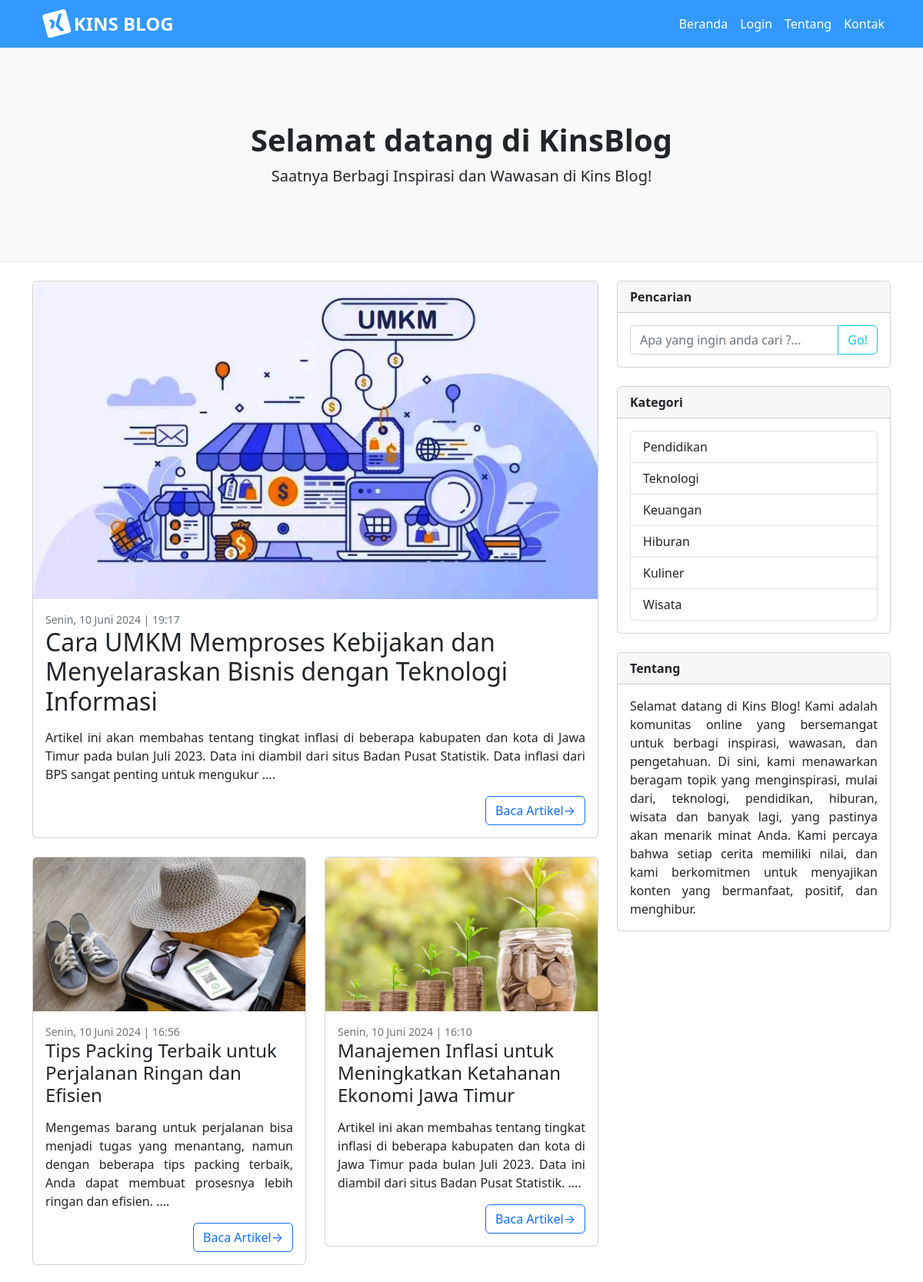
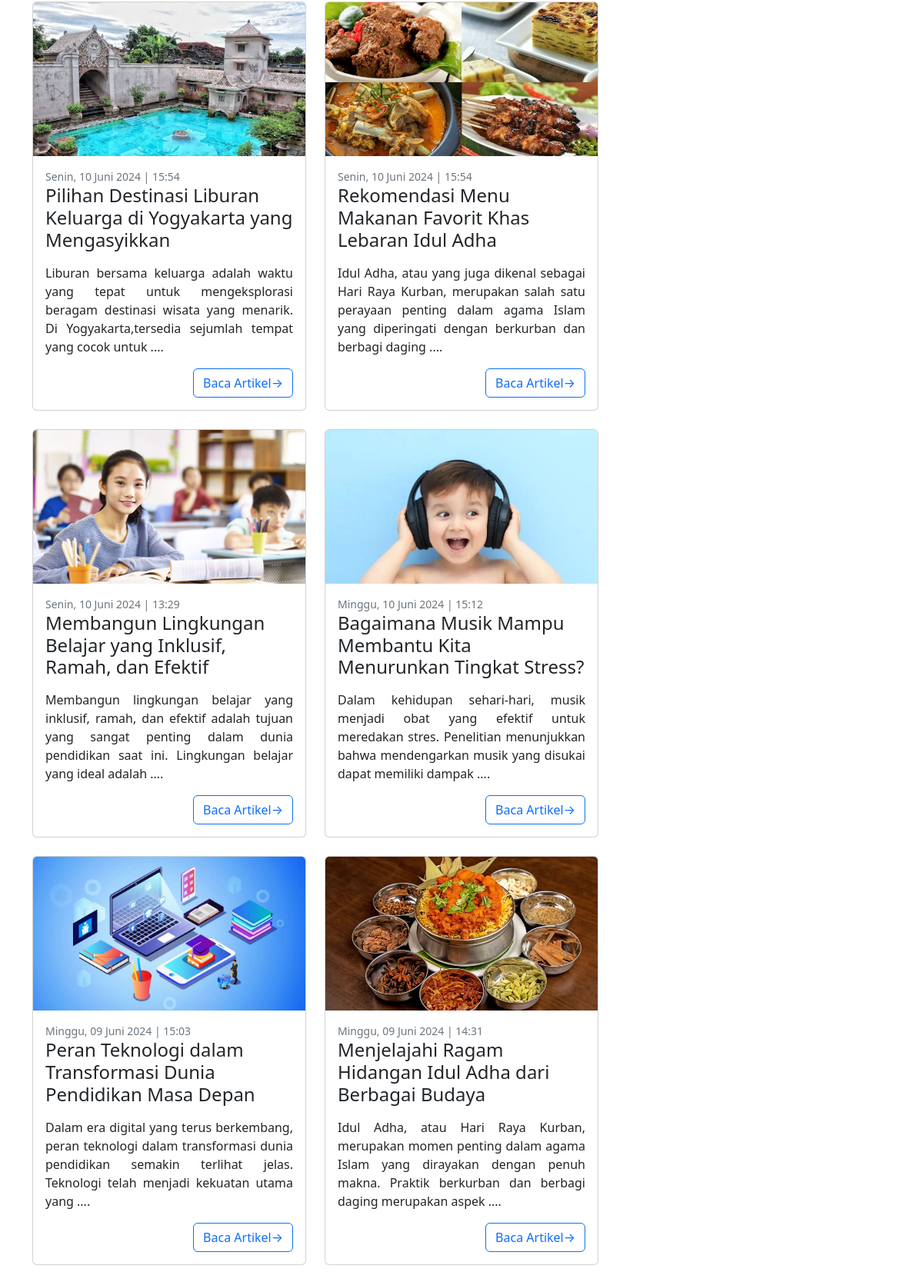
Screenshot of /lndex.php (upper part) with the database file from the repository (2 pictures, top to bottom).
### tables this page shows
CREATE TABLE `kontributor` (
  `id_kontributor` int(11) NOT NULL,
  `id_penulis` int(11) DEFAULT NULL,
  `id_artikel` int(11) DEFAULT NULL,
  `id_kategori` int(11) DEFAULT NULL
);

CREATE TABLE `artikel` (
  `id_artikel` int(11) NOT NULL,
  `tanggal` varchar(200) NOT NULL DEFAULT '',
  `judul` varchar(360) NOT NULL,
  `isi` longtext NOT NULL,
  `gambar` varchar(200) NOT NULL
);

CREATE TABLE `kategori` (
  `id_kategori` int(11) NOT NULL,
  `nm_kategori` varchar(90) DEFAULT NULL,
  `keterangan` longtext DEFAULT NULL
);

### admin/function.php (called while the page is built, shortened)
<?php
function potong_kalimat($isi_artikl, $jml_karakter) {
    while ($isi_artikl[$jml_karakter] != " ") {
        --$jml_karakter;
    }
    $potongan_isi_artikl = substr($isi_artikl, 0, $jml_karakter);
    $isi_artikl_trpotong = $potongan_isi_artikl . " ....";
    return $isi_artikl_trpotong;
}
?>

### lndex.php (the view, shortened to what this page needs)
<?php
require 'admin/function.php';
$query = isset($_GET['q']) ? $_GET['q'] : '';
$is_search = !empty($query);
?>
<!DOCTYPE html>
<html lang="en">
<head>
    <link href="admin/vendor/fontawesome-free/css/all.min.css" rel="stylesheet" type="text/css">
    <link href="css/styles.css" rel="stylesheet" />
</head>
<body>
    <nav class="navbar hover navbar-expand-lg navbar-dark" style="background-color: #3399ff;">
        <div class="container">
            <a class="navbar-brand d-flex align-items-center fs-4 fw-bold sidebar-brand-text mx-3" href="index.php">
                <i class="fab fa-xing-square" style="font-size: 1.5em; transform: rotate(-15deg);"></i>
                &nbsp;KINS BLOG
            </a>
            <div class="collapse navbar-collapse" id="navbarSupportedContent">
                <ul class="navbar-nav ms-auto mb-2 mb-lg-0">
                    <li class="nav-item hover"><a class="nav-link" href="index.php">Beranda</a></li>
                    <li class="nav-item hover"><a class="nav-link" href="admin/login.php">Login</a></li>
                    <li class="nav-item hover"><a class="nav-link" href="#tentang">Tentang</a></li>
                    <li class="nav-item hover"><a class="nav-link" href="#kontak">Kontak</a></li>
                </ul>
            </div>
        </div>
    </nav>
    <header class="py-5 bg-light border-bottom mb-4">
        <div class="container">
            <div class="text-center my-5">
                <h1 class="fw-bolder">Selamat datang di KinsBlog</h1>
                <p class="lead mb-0">Saatnya Berbagi Inspirasi dan Wawasan di Kins Blog!</p>
            </div>
        </div>
    </header>
    <div class="container">
        <div class="row">
            <div class="col-lg-8">
                <?php if (!$is_search): ?>
                <?php
                $sql = "SELECT
                    k.id_kontributor,
                    k.id_kategori,
                    a.tanggal,
                    a.judul,
                    a.isi,
                    p.username,
                    c.nm_kategori,
                    c.id_kategori,
                    a.gambar
                    FROM kontributor AS k
                    JOIN artikel AS a ON k.id_artikel = a.id_artikel
                    JOIN penulis AS p ON k.id_penulis = p.id_penulis
                    JOIN kategori AS c ON k.id_kategori = c.id_kategori
                    ORDER BY id_kontributor DESC LIMIT 1";
                $result = $conn->query($sql);
                    if ($result->num_rows > 0) {
                    while($row = $result->fetch_assoc()) {
                        $data_tanggal = $row['tanggal'];
                        $data_judul = $row['judul'];
                        $data_id_kategori = $row['id_kategori'];
                        $data_gambar = $row['gambar'];
                        $data_id_kontributor = $row['id_kontributor'];
                        $data_isi = $row['isi'];
                        $data_potongan_artikel = potong_kalimat($data_isi, 260);
                 ?>
                <div class="card mb-4">
                    <a href="#!"><img class="card-img-top" src="admin/<?php echo $data_gambar; ?>" alt="..." /></a>
                    <div class="card-body">
                        <div class="small text-muted"><?php echo $data_tanggal; ?></div>
                        <h2 class="card-title"><?php echo $data_judul; ?></h2>
                        <p class="card-text"><?php echo $data_potongan_artikel; ?></p>
                        <div class="d-flex justify-content-end">
                        <a class="btn btn-outline-primary" href="detail.php?id_kontributor=<?php echo $data_id_kontributor; ?>&id_kategori=<?php echo $data_id_kategori; ?>">Baca Artikel→</a>
                        </div>
                    </div>
                </div>
                <?php
                    }
                } else {
                    }
                ?>
                <?php endif; ?>
                <div class="row" id="results">
                <?php
                if ($is_search) {
                    $result_search = searchArticles($conn, $query);
                    if (mysqli_num_rows($result_search) > 0) { ?>
                        <p style="text-align: center;" ><b>Menampilkan hasil pencarian untuk "<?php echo $query;?>".</u></b></p>
                        <?php
                        while($row = mysqli_fetch_assoc($result_search)){
                            $data_tanggal = $row['tanggal'];
                            $data_judul = $row['judul'];
                            $data_kategori = $row['nm_kategori'];
                            $data_id_kategori = $row['id_kategori'];
                            $data_penulis = $row['username'];
                            $data_gambar = $row['gambar'];
                            $data_id_kontributor = $row['id_kontributor'];
                            $data_idkategori = $row['id_kategori'];
                            $data_isi = $row['isi'];
                            $data_potongan_artikel = potong_kalimat($data_isi, 200);
                ?>
                    <div class="col-lg-6">
                        <div class="card mb-4">
                            <a href="#!"><img class="card-img-top fixed-image" src="admin/<?php echo $data_gambar; ?>" alt="..." /></a>
                            <div class="card-body">
                                <div class="small text-muted"><?php echo $data_tanggal; ?></div>
                                <h2 class="card-title h4"><?php echo $data_judul; ?></h2>
                                <p class="card-text"><?php echo $data_potongan_artikel; ?></p>
                                <div class="d-flex justify-content-end">
                                    <a class="btn btn-outline-primary" href="detail.php?id_kontributor=<?php echo $data_id_kontributor; ?>&id_kategori=<?php echo $data_id_kategori; ?>">Baca Artikel→</a>
                                </div>
                            </div>
                        </div>
                    </div>
                <?php
                        }
                    } else {
                        ?>
                        <p style="text-align: center;" ><b>Tidak ada hasil yang ditemukan untuk pencarian "<?php echo $query;?>".</b></p>
                        <?php
                    }
                } else {
                    $sql = "SELECT
                            kontributor.id_kontributor,
                            kontributor.id_kategori,
                            artikel.tanggal,
                            artikel.judul,
                            artikel.isi,
                            penulis.username,
                            kategori.nm_kategori,
                            kategori.id_kategori,
                            artikel.gambar
                            FROM kontributor
                            JOIN artikel ON kontributor.id_artikel = artikel.id_artikel
                            JOIN penulis ON kontributor.id_penulis = penulis.id_penulis
                            JOIN kategori ON kontributor.id_kategori = kategori.id_kategori
                            WHERE kontributor.id_kontributor < (SELECT MAX(kontributor.id_kontributor) FROM kontributor)
                            ORDER BY kontributor.id_kontributor DESC";
                    $result = $conn->query($sql);
                        if ($result->num_rows > 0) {
                        while($row = $result->fetch_assoc()) {
                            $data_tanggal = $row['tanggal'];
                            $data_judul = $row['judul'];
                            $data_id_kategori = $row['id_kategori'];
                            $data_gambar = $row['gambar'];
                            $data_id_kontributor = $row['id_kontributor'];
                            $data_isi = $row['isi'];
                            $data_potongan_artikel = potong_kalimat($data_isi, 200);
                ?>
                    <div class="col-lg-6">
                        <div class="card mb-4">
                            <a href="#!"><img class="card-img-top fixed-image" src="admin/<?php echo $data_gambar; ?>" alt="..." /></a>
                            <div class="card-body">
                                <div class="small text-muted"><?php echo $data_tanggal; ?></div>
                                <h2 class="card-title h4"><?php echo $data_judul; ?></h2>
                                <p class="card-text"><?php echo $data_potongan_artikel; ?></p>
                                <div class="d-flex justify-content-end">
                                    <a class="btn btn-outline-primary" href="detail.php?id_kontributor=<?php echo $data_id_kontributor; ?>&id_kategori=<?php echo $data_id_kategori; ?>">Baca Artikel→</a>
                                </div>
                            </div>
                        </div>
                    </div>
                <?php
                        }
                    } else {
                        }
                }
                ?>
                </div>
            </div>
            <div class="col-lg-4">
                <div class="card mb-4">
                    <div class="card-header"><b>Pencarian</b></div>
                    <div class="card-body">
                        <form action="index.php" method="GET">
                            <div class="input-group">
                                <input class="form-control" name="q" id="search-input" type="text" placeholder="Apa yang ingin anda cari ?..." aria-label="Enter search term..." aria-describedby="button-search" />
                                <button class="btn btn-outline-info" id="button-search" type="submit">Go!</button>
                            </div>
                        </form>
                    </div>
                </div>
                <div class="card mb-4">
                    <div class="card-header"><b>Kategori</b></div>
                    <div class="card-body">
                        <div class="row">
                            <div class="col-sm-12">
                                <div class="list-group">
                                <?php
                                    $sql = "SELECT * FROM kategori ORDER BY id_kategori DESC";
                                    $result = mysqli_query($conn, $sql);
                                    if (mysqli_num_rows($result) > 0) {
                                        while($row = mysqli_fetch_assoc($result)) {
                                        $data_id_kategori = $row['id_kategori'];
                                        $data_nama = $row['nm_kategori'];
                                ?>
                                    <a href="kategori.php?id_kategori=<?php echo $data_id_kategori; ?>" class="list-group-item list-group-item-action"><?php echo $data_nama; ?></a>
                                <?php
                                        }
                                     } else {
                                        }
                                ?>
                                </div>
                            </div>
                        </div>
                    </div>
                </div>
                <div class="card mb-4">
                    <div id="tentang" class="card-header tentang"><b>Tentang</b></div>
                    <div class="card-body tentang">Selamat datang di Kins Blog! Kami adalah komunitas online yang bersemangat untuk berbagi inspirasi, wawasan, dan pengetahuan. Di sini, kami menawarkan beragam topik yang menginspirasi, mulai dari, teknologi, pendidikan, hiburan, wisata dan banyak lagi, yang pastinya akan menarik minat Anda. Kami percaya bahwa setiap cerita memiliki nilai, dan kami berkomitmen untuk menyajikan konten yang bermanfaat, positif, dan menghibur.</div>
                </div>
            </div>
        </div>
    </div>
</body>
</html>

### lndex.php (style rules this page uses)
.tentang { text-align: justify; }
.navbar-nav .nav-link { color: white; }
.fixed-image { width: 100%; height: 200px; object-fit: cover; }

### rows the page displays
kontributor: id_artikel.gambar (picture), id_artikel.tanggal "Senin, 10 Juni 2024 | 19:17", id_artikel.judul "Cara UMKM Memproses Kebijakan dan Menyelaraskan Bisnis dengan Teknologi Informasi", id_artikel.isi "Artikel ini akan membahas tentang tingkat inflasi di beberapa kabupaten dan kota di Jawa Timur pada bulan Juli 2023. Data ini diambil dari situs Badan Pusat Statistik. Data inflasi dari BPS sangat penting untuk mengukur ...."
kontributor: id_artikel.gambar (picture), id_artikel.tanggal "Senin, 10 Juni 2024 | 16:56", id_artikel.judul "Tips Packing Terbaik untuk Perjalanan Ringan dan Efisien", id_artikel.isi "Mengemas barang untuk perjalanan bisa menjadi tugas yang menantang, namun dengan beberapa tips packing terbaik, Anda dapat membuat prosesnya lebih ringan dan efisien. ...."
kontributor: id_artikel.gambar (picture), id_artikel.tanggal "Senin, 10 Juni 2024 | 16:10", id_artikel.judul "Manajemen Inflasi untuk Meningkatkan Ketahanan Ekonomi Jawa Timur", id_artikel.isi "Artikel ini akan membahas tentang tingkat inflasi di beberapa kabupaten dan kota di Jawa Timur pada bulan Juli 2023. Data ini diambil dari situs Badan Pusat Statistik. ...."
kontributor: id_artikel.gambar (picture), id_artikel.tanggal "Senin, 10 Juni 2024 | 15:54", id_artikel.judul "Pilihan Destinasi Liburan Keluarga di Yogyakarta yang Mengasyikkan", id_artikel.isi "Liburan bersama keluarga adalah waktu yang tepat untuk mengeksplorasi beragam destinasi wisata yang menarik. Di Yogyakarta,tersedia sejumlah tempat yang cocok untuk ...."
kontributor: id_artikel.gambar (picture), id_artikel.tanggal "Senin, 10 Juni 2024 | 15:54", id_artikel.judul "Rekomendasi Menu Makanan Favorit Khas Lebaran Idul Adha", id_artikel.isi "Idul Adha, atau yang juga dikenal sebagai Hari Raya Kurban, merupakan salah satu perayaan penting dalam agama Islam yang diperingati dengan berkurban dan berbagi daging ...."
kontributor: id_artikel.gambar (picture), id_artikel.tanggal "Senin, 10 Juni 2024 | 13:29", id_artikel.judul "Membangun Lingkungan Belajar yang Inklusif, Ramah, dan Efektif", id_artikel.isi "Membangun lingkungan belajar yang inklusif, ramah, dan efektif adalah tujuan yang sangat penting dalam dunia pendidikan saat ini. Lingkungan belajar yang ideal adalah ...."
kontributor: id_artikel.gambar (picture), id_artikel.tanggal "Minggu, 10 Juni 2024 | 15:12", id_artikel.judul "Bagaimana Musik Mampu Membantu Kita Menurunkan Tingkat Stress?", id_artikel.isi "Dalam kehidupan sehari-hari, musik menjadi obat yang efektif untuk meredakan stres. Penelitian menunjukkan bahwa mendengarkan musik yang disukai dapat memiliki dampak ...."
kontributor: id_artikel.gambar (picture), id_artikel.tanggal "Minggu, 09 Juni 2024 | 15:03", id_artikel.judul "Peran Teknologi dalam Transformasi Dunia Pendidikan Masa Depan", id_artikel.isi "Dalam era digital yang terus berkembang, peran teknologi dalam transformasi dunia pendidikan semakin terlihat jelas. Teknologi telah menjadi kekuatan utama yang ...."
kontributor: id_artikel.gambar (picture), id_artikel.tanggal "Minggu, 09 Juni 2024 | 14:31", id_artikel.judul "Menjelajahi Ragam Hidangan Idul Adha dari Berbagai Budaya", id_artikel.isi "Idul Adha, atau Hari Raya Kurban, merupakan momen penting dalam agama Islam yang dirayakan dengan penuh makna. Praktik berkurban dan berbagi daging merupakan aspek ...."
kategori: nm_kategori "Pendidikan"
kategori: nm_kategori "Teknologi"
kategori: nm_kategori "Keuangan"
kategori: nm_kategori "Hiburan"
kategori: nm_kategori "Kuliner"
kategori: nm_kategori "Wisata"
